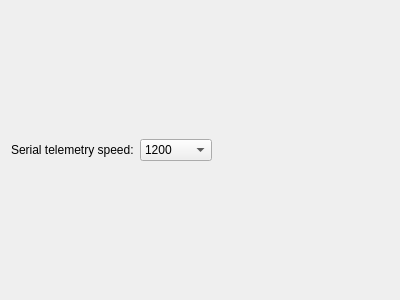
<?xml version="1.0" encoding="UTF-8"?>
<ui version="4.0">
 <class>SerialPluginOptionsPage</class>
 <widget class="QWidget" name="SerialPluginOptionsPage">
  <property name="geometry">
   <rect>
    <x>0</x>
    <y>0</y>
    <width>400</width>
    <height>300</height>
   </rect>
  </property>
  <property name="windowTitle">
   <string>Form</string>
  </property>
  <layout class="QHBoxLayout" name="horizontalLayout">
   <item>
    <widget class="QLabel" name="label">
     <property name="text">
      <string>Serial telemetry speed:</string>
     </property>
    </widget>
   </item>
   <item>
    <widget class="QComboBox" name="cb_speed">
     <item>
           <property name="text">
            <string>1200</string>
           </property>
          </item>
          <item>
           <property name="text">
            <string>2400</string>
           </property>
          </item>
          <item>
           <property name="text">
            <string>4800</string>
           </property>
          </item>
          <item>
           <property name="text">
            <string>9600</string>
           </property>
          </item>
          <item>
           <property name="text">
            <string>19200</string>
           </property>
          </item>
          <item>
           <property name="text">
            <string>38400</string>
           </property>
          </item>
          <item>
           <property name="text">
            <string>57600</string>
           </property>
          </item>
          <item>
           <property name="text">
            <string>115200</string>
           </property>
          </item>
          <item>
           <property name="text">
            <string>230400</string>
           </property>
          </item>
          <item>
           <property name="text">
            <string>460800</string>
           </property>
          </item>
          <item>
           <property name="text">
            <string>921600</string>
           </property>
          </item>
    </widget>
   </item>
   <item>
    <spacer name="horizontalSpacer">
     <property name="orientation">
      <enum>Qt::Horizontal</enum>
     </property>
     <property name="sizeHint" stdset="0">
      <size>
       <width>40</width>
       <height>20</height>
      </size>
     </property>
    </spacer>
   </item>
  </layout>
 </widget>
 <resources/>
 <connections/>
</ui>
